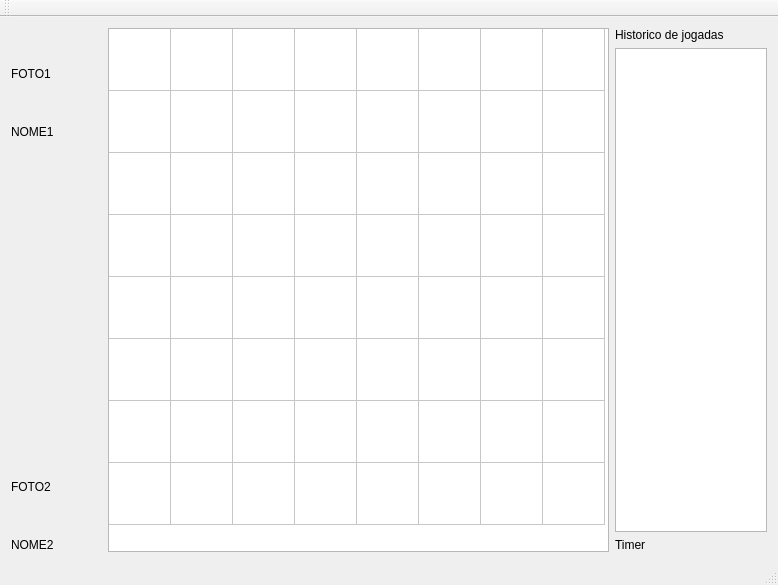
<?xml version="1.0" encoding="UTF-8"?>
<ui version="4.0">
 <class>MainWindow</class>
 <widget class="QMainWindow" name="MainWindow">
  <property name="geometry">
   <rect>
    <x>0</x>
    <y>0</y>
    <width>778</width>
    <height>585</height>
   </rect>
  </property>
  <property name="windowTitle">
   <string>MainWindow</string>
  </property>
  <property name="layoutDirection">
   <enum>Qt::LeftToRight</enum>
  </property>
  <property name="autoFillBackground">
   <bool>false</bool>
  </property>
  <widget class="QWidget" name="centralWidget">
   <layout class="QGridLayout" name="gridLayout_3">
    <item row="0" column="0" rowspan="3" colspan="2">
     <layout class="QGridLayout" name="gridLayout_2">
      <item row="0" column="0">
       <layout class="QGridLayout" name="gridLayout">
        <item row="0" column="0">
         <layout class="QVBoxLayout" name="verticalLayout_2">
          <item>
           <widget class="QLabel" name="player1FotoLabel">
            <property name="minimumSize">
             <size>
              <width>91</width>
              <height>91</height>
             </size>
            </property>
            <property name="text">
             <string>FOTO1</string>
            </property>
           </widget>
          </item>
          <item>
           <widget class="QLabel" name="player1NomeLabel">
            <property name="minimumSize">
             <size>
              <width>0</width>
              <height>0</height>
             </size>
            </property>
            <property name="text">
             <string>NOME1</string>
            </property>
           </widget>
          </item>
         </layout>
        </item>
        <item row="1" column="0">
         <spacer name="verticalSpacer">
          <property name="orientation">
           <enum>Qt::Vertical</enum>
          </property>
          <property name="sizeHint" stdset="0">
           <size>
            <width>28</width>
            <height>118</height>
           </size>
          </property>
         </spacer>
        </item>
        <item row="2" column="0">
         <layout class="QVBoxLayout" name="verticalLayout">
          <item>
           <widget class="QLabel" name="player2FotoLabel">
            <property name="minimumSize">
             <size>
              <width>91</width>
              <height>91</height>
             </size>
            </property>
            <property name="text">
             <string>FOTO2</string>
            </property>
           </widget>
          </item>
          <item>
           <widget class="QLabel" name="player2NomeLabel">
            <property name="text">
             <string>NOME2</string>
            </property>
           </widget>
          </item>
         </layout>
        </item>
       </layout>
      </item>
      <item row="0" column="2">
       <layout class="QVBoxLayout" name="verticalLayout_3">
        <item>
         <widget class="QLabel" name="historicoLabel">
          <property name="text">
           <string>Historico de jogadas</string>
          </property>
         </widget>
        </item>
        <item>
         <widget class="QListView" name="historicoList"/>
        </item>
        <item>
         <widget class="QLabel" name="timerLabel">
          <property name="text">
           <string>Timer</string>
          </property>
         </widget>
        </item>
       </layout>
      </item>
      <item row="0" column="1">
       <widget class="QTableWidget" name="tabuleiroWidget">
        <property name="minimumSize">
         <size>
          <width>501</width>
          <height>501</height>
         </size>
        </property>
        <property name="rowCount">
         <number>8</number>
        </property>
        <property name="columnCount">
         <number>8</number>
        </property>
        <attribute name="horizontalHeaderVisible">
         <bool>false</bool>
        </attribute>
        <attribute name="horizontalHeaderDefaultSectionSize">
         <number>62</number>
        </attribute>
        <attribute name="verticalHeaderVisible">
         <bool>false</bool>
        </attribute>
        <attribute name="verticalHeaderDefaultSectionSize">
         <number>62</number>
        </attribute>
        <row/>
        <row/>
        <row/>
        <row/>
        <row/>
        <row/>
        <row/>
        <row/>
        <column/>
        <column/>
        <column/>
        <column/>
        <column/>
        <column/>
        <column/>
        <column/>
        <item row="4" column="6">
         <property name="text">
          <string/>
         </property>
        </item>
       </widget>
      </item>
     </layout>
    </item>
   </layout>
  </widget>
  <widget class="QMenuBar" name="menuBar">
   <property name="geometry">
    <rect>
     <x>0</x>
     <y>0</y>
     <width>778</width>
     <height>21</height>
    </rect>
   </property>
  </widget>
  <widget class="QToolBar" name="mainToolBar">
   <attribute name="toolBarArea">
    <enum>TopToolBarArea</enum>
   </attribute>
   <attribute name="toolBarBreak">
    <bool>false</bool>
   </attribute>
  </widget>
  <widget class="QStatusBar" name="statusBar"/>
 </widget>
 <layoutdefault spacing="6" margin="11"/>
 <resources/>
 <connections/>
</ui>
